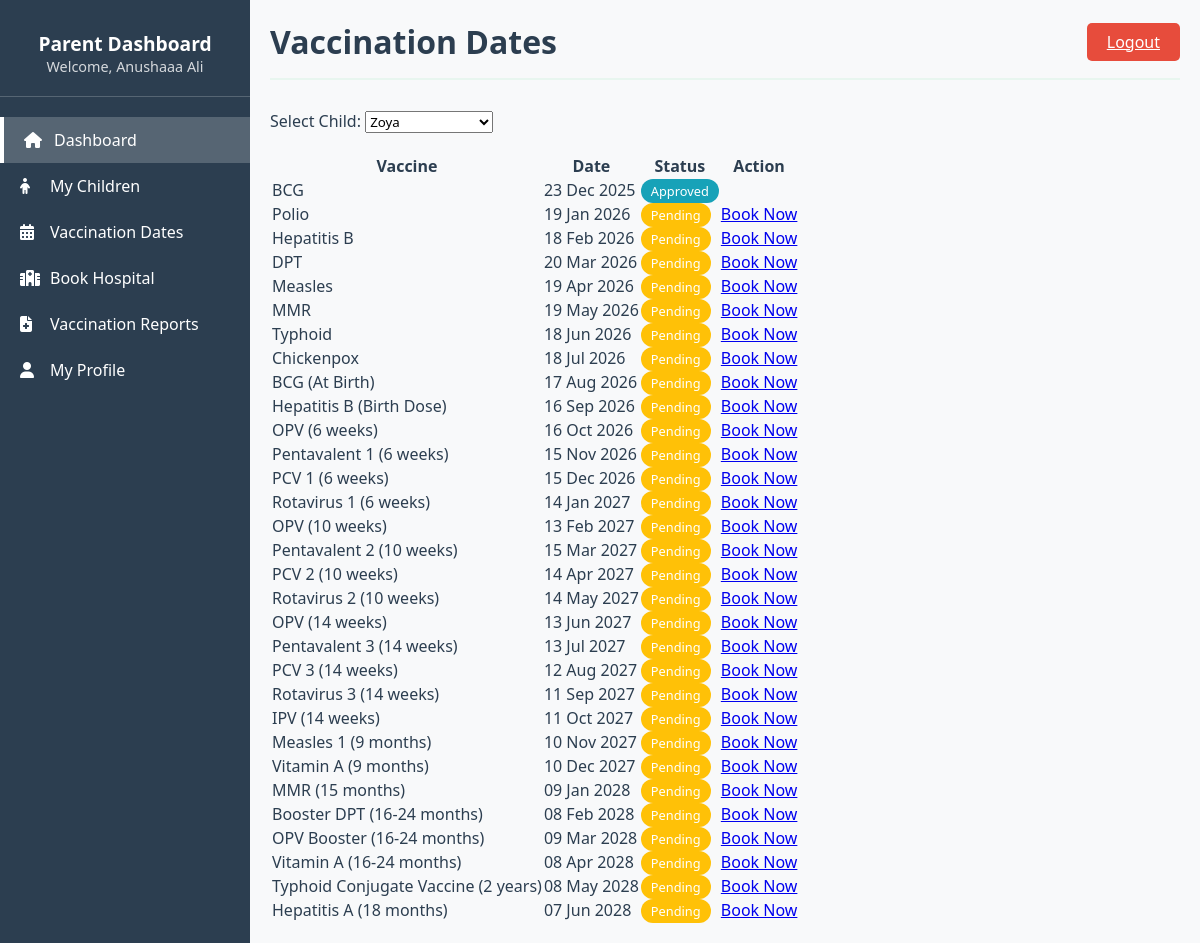
/parent/vaccination_dates.php?child_id=5 (signed in), run on the app's committed database.
### tables this page shows
CREATE TABLE `bookings` (
  `booking_id` int(11) NOT NULL,
  `child_id` int(11) NOT NULL,
  `hospital_id` int(11) DEFAULT NULL,
  `vaccine_id` int(11) NOT NULL,
  `booking_date` date NOT NULL,
  `status` tinyint(4) DEFAULT 0,
  `created_at` datetime DEFAULT current_timestamp()
);

CREATE TABLE `vaccines` (
  `vaccine_id` int(11) NOT NULL,
  `vaccine_name` varchar(100) NOT NULL,
  `availability` tinyint(4) DEFAULT 1
);

### parent/vaccination_dates.php (the view, shortened to what this page needs)
<?php
include("header.php");
include("../includes/config.php");
$parent_id = $_SESSION['user_id'];
$child_id = $_GET['child_id'] ?? 0;
$children_sql = "SELECT * FROM children WHERE parent_id = '$parent_id'";
$children_result = mysqli_query($conn, $children_sql);
?>
<div class="main-content">
    <div class="header">
        <h1>Vaccination Dates</h1>
        <a href="../logout.php" class="logout-btn">Logout</a>
    </div>
    <div style="margin-bottom: 20px;">
        <label>Select Child:</label>
        <select onchange="window.location='vaccination_dates.php?child_id=' + this.value">
            <?php while($child = mysqli_fetch_assoc($children_result)): ?>
            <option value="<?php echo $child['child_id']; ?>" <?php echo $child_id == $child['child_id'] ? 'selected' : ''; ?>>
                <?php echo $child['child_name']; ?>
            </option>
            <?php endwhile; ?>
        </select>
    </div>
    <?php if($child_id > 0):
        $schedule_sql = "SELECT b.*, v.vaccine_name
                        FROM bookings b
                        JOIN vaccines v ON b.vaccine_id = v.vaccine_id
                        WHERE b.child_id = '$child_id'
                        ORDER BY b.booking_date";
        $schedule_result = mysqli_query($conn, $schedule_sql);
    ?>
    <?php if(mysqli_num_rows($schedule_result) > 0): ?>
    <table class="data-table">
        <tr>
            <th>Vaccine</th>
            <th>Date</th>
            <th>Status</th>
            <th>Action</th>
        </tr>
        <?php while($row = mysqli_fetch_assoc($schedule_result)):
            $status = $row['status'];
            $status_text = ['Pending', 'Approved', 'Vaccinated', 'Rejected'][$status];
            $status_color = ['#ffc107', '#17a2b8', '#28a745', '#dc3545'][$status];
        ?>
        <tr>
            <td><?php echo $row['vaccine_name']; ?></td>
            <td><?php echo date('d M Y', strtotime($row['booking_date'])); ?></td>
            <td><span style="background: <?php echo $status_color; ?>; color: white; padding: 3px 10px; border-radius: 20px; font-size: 0.8rem;"><?php echo $status_text; ?></span></td>
            <td>
                <?php if($status == 0): ?>
                    <a href="book_hospital.php?child_id=<?php echo $child_id; ?>&vaccine_id=<?php echo $row['vaccine_id']; ?>" class="btn-small">Book Now</a>
                <?php endif; ?>
            </td>
        </tr>
        <?php endwhile; ?>
    </table>
    <?php else: ?>
    <div style="text-align: center; padding: 30px; color: #666;">
        <p>No vaccination schedule found for this child.</p>
    </div>
    <?php endif; ?>
    <?php endif; ?>
</div>
</body>
</html>

### parent/header.php (style rules this page uses)
:root { --primary-color: #27ae60; --secondary-color: #2ecc71; --sidebar-bg: #2c3e50; --light-color: #e8f6ef; --text-color: #2c3e50; }
* { margin: 0; padding: 0; box-sizing: border-box; font-family: 'Segoe UI', Tahoma, Geneva, Verdana, sans-serif; }
body { background-color: #f8f9fa; color: var(--text-color); }
.main-content { flex: 1; padding: 20px; }
.header { display: flex; justify-content: space-between; align-items: center; margin-bottom: 30px; padding-bottom: 15px; border-bottom: 2px solid var(--light-color); }
.logout-btn { background: #e74c3c; color: white; border: none; padding: 8px 20px; border-radius: 5px; cursor: pointer; font-weight: 500; }

### data on the page
bookings: vaccine.vaccine_name "BCG", booking_date "23 Dec 2025", status "Approved"
bookings: vaccine.vaccine_name "Polio", booking_date "19 Jan 2026", status "Pending"
bookings: vaccine.vaccine_name "Hepatitis B", booking_date "18 Feb 2026", status "Pending"
bookings: vaccine.vaccine_name "DPT", booking_date "20 Mar 2026", status "Pending"
bookings: vaccine.vaccine_name "Measles", booking_date "19 Apr 2026", status "Pending"
bookings: vaccine.vaccine_name "MMR", booking_date "19 May 2026", status "Pending"
bookings: vaccine.vaccine_name "Typhoid", booking_date "18 Jun 2026", status "Pending"
bookings: vaccine.vaccine_name "Chickenpox", booking_date "18 Jul 2026", status "Pending"
bookings: vaccine.vaccine_name "BCG (At Birth)", booking_date "17 Aug 2026", status "Pending"
bookings: vaccine.vaccine_name "Hepatitis B (Birth Dose)", booking_date "16 Sep 2026", status "Pending"
bookings: vaccine.vaccine_name "OPV (6 weeks)", booking_date "16 Oct 2026", status "Pending"
bookings: vaccine.vaccine_name "Pentavalent 1 (6 weeks)", booking_date "15 Nov 2026", status "Pending"
bookings: vaccine.vaccine_name "PCV 1 (6 weeks)", booking_date "15 Dec 2026", status "Pending"
bookings: vaccine.vaccine_name "Rotavirus 1 (6 weeks)", booking_date "14 Jan 2027", status "Pending"
bookings: vaccine.vaccine_name "OPV (10 weeks)", booking_date "13 Feb 2027", status "Pending"
bookings: vaccine.vaccine_name "Pentavalent 2 (10 weeks)", booking_date "15 Mar 2027", status "Pending"
bookings: vaccine.vaccine_name "PCV 2 (10 weeks)", booking_date "14 Apr 2027", status "Pending"
bookings: vaccine.vaccine_name "Rotavirus 2 (10 weeks)", booking_date "14 May 2027", status "Pending"
bookings: vaccine.vaccine_name "OPV (14 weeks)", booking_date "13 Jun 2027", status "Pending"
bookings: vaccine.vaccine_name "Pentavalent 3 (14 weeks)", booking_date "13 Jul 2027", status "Pending"
bookings: vaccine.vaccine_name "PCV 3 (14 weeks)", booking_date "12 Aug 2027", status "Pending"
bookings: vaccine.vaccine_name "Rotavirus 3 (14 weeks)", booking_date "11 Sep 2027", status "Pending"
bookings: vaccine.vaccine_name "IPV (14 weeks)", booking_date "11 Oct 2027", status "Pending"
bookings: vaccine.vaccine_name "Measles 1 (9 months)", booking_date "10 Nov 2027", status "Pending"
bookings: vaccine.vaccine_name "Vitamin A (9 months)", booking_date "10 Dec 2027", status "Pending"
bookings: vaccine.vaccine_name "MMR (15 months)", booking_date "09 Jan 2028", status "Pending"
bookings: vaccine.vaccine_name "Booster DPT (16-24 months)", booking_date "08 Feb 2028", status "Pending"
bookings: vaccine.vaccine_name "OPV Booster (16-24 months)", booking_date "09 Mar 2028", status "Pending"
bookings: vaccine.vaccine_name "Vitamin A (16-24 months)", booking_date "08 Apr 2028", status "Pending"
bookings: vaccine.vaccine_name "Typhoid Conjugate Vaccine (2 years)", booking_date "08 May 2028", status "Pending"
bookings: vaccine.vaccine_name "Hepatitis A (18 months)", booking_date "07 Jun 2028", status "Pending"

### other printed values
$_SESSION['name'] "Anushaaa Ali"
form field value "Zoya"
